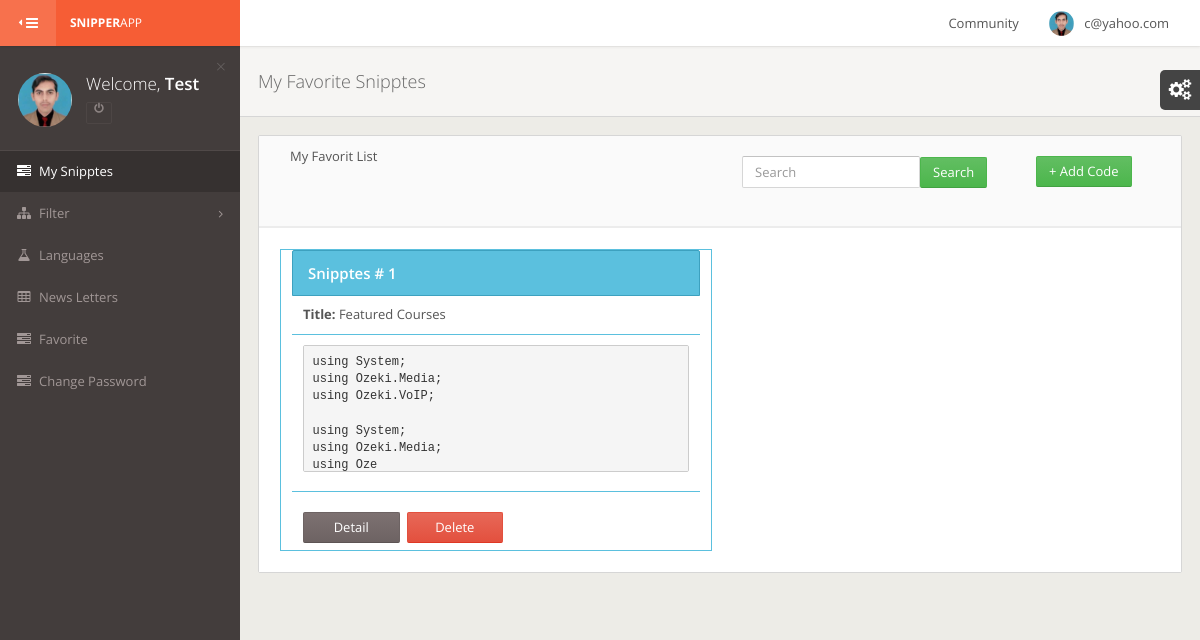
/User/faveret.php (signed in), run on the app's committed database.
### tables this page shows
CREATE TABLE IF NOT EXISTS `uprofile` (
  `id` int(11) NOT NULL auto_increment,
  `fname` varchar(100) NOT NULL,
  `name` varchar(100) NOT NULL,
  `email` varchar(100) NOT NULL,
  `Password` varchar(100) NOT NULL,
  `birthday` varchar(100) NOT NULL,
  `Country` varchar(100) NOT NULL,
  `Location` varchar(100) NOT NULL,
  `contact` text NOT NULL,
  `gender` varchar(10) NOT NULL,
  `photo` text NOT NULL,
  `status` varchar(100) NOT NULL default 'a',
  PRIMARY KEY  (`id`)
);

CREATE TABLE IF NOT EXISTS `favorite` (
  `favID` int(11) NOT NULL auto_increment,
  `snipID` int(11) NOT NULL,
  `snipName` varchar(250) NOT NULL,
  `language` varchar(250) NOT NULL,
  `userEmail` varchar(250) NOT NULL,
  `favStatus` varchar(20) NOT NULL default 'A',
  PRIMARY KEY  (`favID`)
);

CREATE TABLE IF NOT EXISTS `addsnippts` (
  `sniptsid` int(11) NOT NULL auto_increment,
  `title` varchar(250) NOT NULL,
  `user` varchar(250) NOT NULL,
  `languages` varchar(250) NOT NULL,
  `description` text NOT NULL,
  `date` timestamp NOT NULL default CURRENT_TIMESTAMP on update CURRENT_TIMESTAMP,
  `snippts_status` varchar(20) NOT NULL default 'A',
  `gernal_status` varchar(30) NOT NULL,
  PRIMARY KEY  (`sniptsid`)
);

### User/faveret.php (the view, shortened to what this page needs)
<?php include "header.php"; ?>
   <div id="content-wrapper">
		<div class="page-header">
			<h1>My Favorite Snipptes</h1>
		</div>
<div class="row">
			<div class="col-sm-12">
				<div class="panel">
                    <div class="panel-heading">
						<div class="col-xs-6">My Favorit List</div>
                        <div class="col-xs-4">
                        		<form name="SearchForm" class="navbar-form pull-left" action="faveret_search.php" method="post">
									<input type="text" name="search" class="form-control searchEquil" placeholder="Search"><input class="btn btn btn-success btn-md" type="submit" name="SearchForm" value="Search" />
								</form>
                               </div>
                        <div class="col-xs-2" style="margin-bottom:1px; display:block;">
            				<form name="#" class="navbar-form pull-left">
                            <a class="btn btn-success btn-md" href="addSnipts.php">+ Add Code</a>
                            </form>
                        </div>
                        <span class="panel-title"> &nbsp;</span>
					</div>
					<div class="panel-body">
<?php
$ser = 1;
$querySnip   =  "SELECT * FROM favorite where userEmail = '$UserSessions' order by favID DESC";
$resSnip   =  mysql_query($querySnip) or die(mysql_error());
while($rowSnip  =  mysql_fetch_array($resSnip))
{
  $FavID     		= $rowSnip['favID'];
  $SnipID     		= $rowSnip['snipID'];
$querySnipD  =  "SELECT * FROM addsnippts where sniptsid = '$SnipID'";
$resSnipD   =  mysql_query($querySnipD) or die(mysql_error());
while($rowSnipD  =  mysql_fetch_array($resSnipD))
{
  $codefull    	= $rowSnipD['description'];
  $codeShort = substr($codefull,0,100);
    $SnipTitleShort	  = $rowSnipD['title'];
}
?>
<div class="col-xs-6 bord">
    <div class="table-info">
        <div class="table-header">
            <div class="table-caption">
                Snipptes # <?php echo $ser; ?>
            </div>
        </div>
        <div class="col-xs-12 bordbottom"><b>Title:&nbsp;</b><?php echo $SnipTitleShort; ?></div>
        <div class="col-xs-12 bordbottom"><pre><?php echo $codeShort; ?></pre></div>
        <div class="col-xs-12 bordbottom bordnone"></div>
        <div class="col-xs-12">
        	<div class="col-xs-3 btn btn-primary marginright"><a href="faveret_detail.php?id=<?php echo $FavID;?>">Detail</a></div>
            <div class="col-xs-3 btn btn-danger marginright"><a onClick="return confirm('Are you sure to delete this record ?');" href="dell.php?id=<?php  echo $FavID;?>">Delete</a></div>
        </div>
      </div>
</div>
<?php $ser++;
} ?>
					</div>
				</div>
							</div>
						</div>
					</div>
<?php include "footer.php"; ?>

### User/header.php (shortened to what this page needs)
<?php
$UserSessions	= $_SESSION['user_sess'];
$querySesion   =  "SELECT * FROM uprofile WHERE email = '$UserSessions'";
$resSesion   =  mysql_query($querySesion) or die(mysql_error());
while($rowSesion  =  mysql_fetch_array($resSesion))
{
  $UserFirstName    = $rowSesion['fname'];
  $MyPhoto        = $rowSesion['photo'];
}
?>
<!DOCTYPE html>
 <html class="gt-ie8 gt-ie9 not-ie">
<head>
	<link href="assets/stylesheets/bootstrap.min.css" rel="stylesheet" type="text/css">
	<link href="assets/stylesheets/landerapp.min.css" rel="stylesheet" type="text/css">
	<link href="assets/stylesheets/widgets.min.css" rel="stylesheet" type="text/css">
	<link href="assets/stylesheets/rtl.min.css" rel="stylesheet" type="text/css">
	<link href="assets/stylesheets/themes.min.css" rel="stylesheet" type="text/css">
</head>
<body class="theme-default main-menu-animated">
<div id="main-wrapper">
	<div id="main-navbar" class="navbar navbar-inverse" role="navigation">
		<button type="button" id="main-menu-toggle"><i class="navbar-icon fa fa-bars icon"></i><span class="hide-menu-text">HIDE MENU</span></button>
		<div class="navbar-inner">
			<div class="navbar-header">
				<a href="profile.php" class="navbar-brand">
					<strong>Snipper</strong>App
				</a>
			</div>
			<div id="main-navbar-collapse" class="collapse navbar-collapse main-navbar-collapse">
				<div>
					<div class="right clearfix">
                        <ul class="nav navbar-nav pull-right right-navbar-nav">
							<li class="dropdown">
								<a href="#" class="dropdown-toggle user-menu" data-toggle="dropdown">
									<img src="<?php echo '../'.$MyPhoto;?>" alt="<?php echo '../'.$MyPhoto;?>">
									<span><?php echo $_SESSION['user_sess']; ?></span>
								</a>
							</li>
						</ul>
                        <ul class="nav navbar-nav pull-right right-navbar-nav">
							<li class="dropdown">
								<a href="community.php">
									<span><?php echo 'Community' ?></span>
								</a>
							</li>
						</ul>
					</div>
				</div>
			</div>
		</div>
	</div>
	<div id="main-menu" role="navigation">
		<div id="main-menu-inner">
			<div class="menu-content top" id="menu-content-demo">
				<div>
					<div class="text-bg"><span class="text-slim">Welcome,</span> <span class="text-semibold"><?php echo $UserFirstName ?></span></div>
					<img src="<?php echo '../'.$MyPhoto;?>" alt="" class="">
					<div class="btn-group">
						<a name="logout" title="logout" href="../logout.php" class="btn btn-xs btn-danger btn-outline dark"><i class="fa fa-power-off"></i></a>
					</div>
					<a href="#" class="close">&times;</a>
				</div>
			</div>
			<ul class="navigation">
				<li class="active">
					<a href="mysnipptes.php"><i class="menu-icon fa fa-tasks"></i><span class="mm-text">My Snipptes</span></a>
				</li>
                <li class="mm-dropdown">
					<a href="#"><i class="menu-icon fa fa-sitemap"></i><span class="mm-text">Filter</span></a>
				</li>
				<li>
					<a href="languages.php"><i class="menu-icon fa fa-flask"></i><span class="mm-text">Languages</span></a>
				</li>
				<li>
					<a href="#"><i class="menu-icon fa fa-table"></i><span class="mm-text">News Letters</span></a>
				</li>
				<li>
					<a href="faveret.php"><i class="menu-icon fa fa-tasks"></i><span class="mm-text">Favorite</span></a>
				</li>
				<li>
					<a href="change_password.php"><i class="menu-icon fa fa-tasks"></i><span class="mm-text">Change Password</span></a>
				</li>
			</ul>
		</div>
	</div>

### User/header.php (style rules this page uses)
.bord { border: 1px solid #5bc0de; height: auto; margin: 1px; max-height: auto; width: 49% !important; }
.bordbottom { border-bottom: 1px solid #5bc0de; padding: 10px 0; }
.bordnone { border:none !important; }
.marginright { margin-right:7px !important; margin-bottom:7px !important; }
.marginright a { color:#fff !important; }
.bordbottom pre { height: 127px; max-height: 128px; }

### data on the page
uprofile: photo (picture), fname "Test"
favorite: addsnippts.title "Featured Courses", addsnippts.description "using System; using Ozeki.Media; using Ozeki.VoIP; using System; using Ozeki.Media; using Oze"

### other printed values
$_SESSION['user_sess'] "c@yahoo.com"
